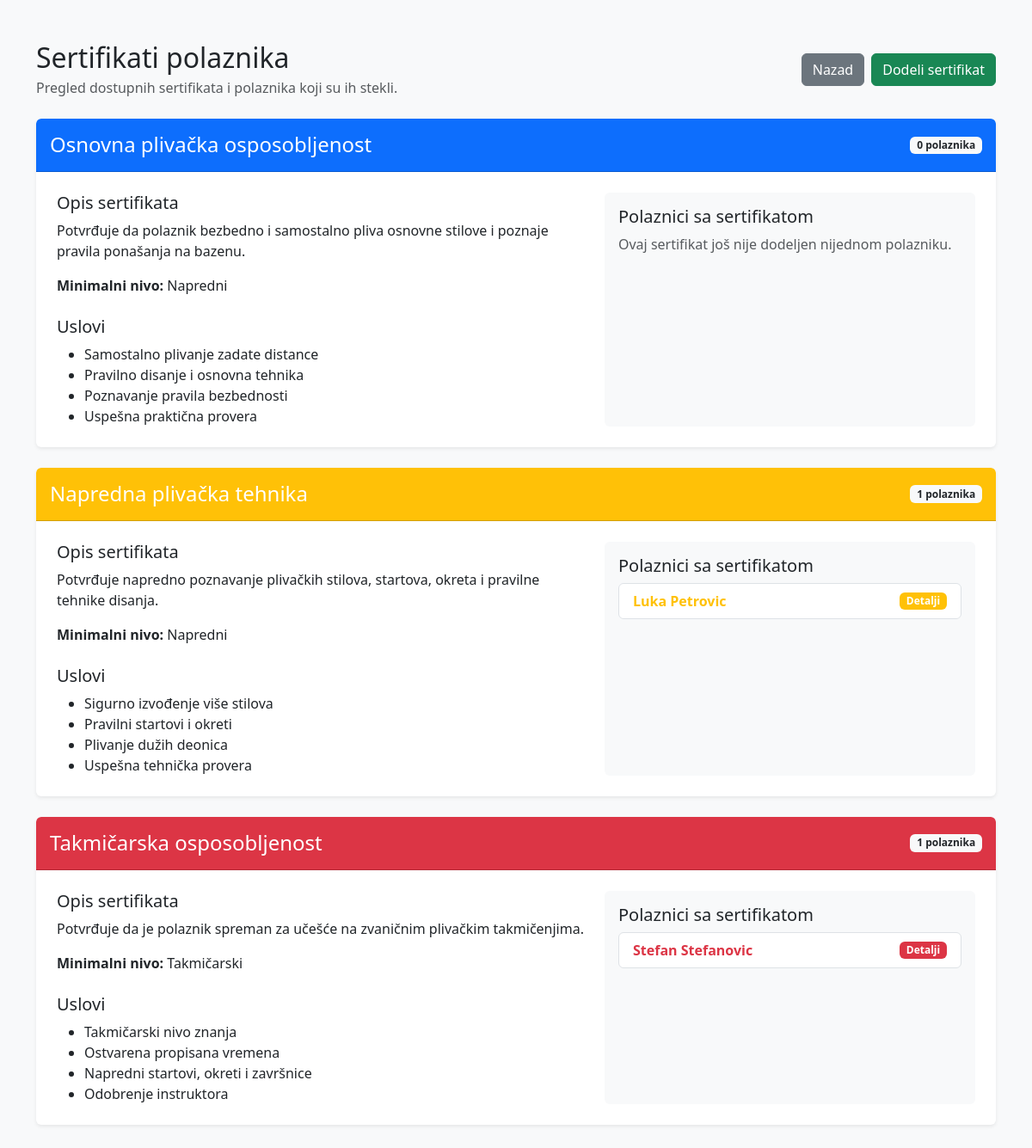
The app's page /plivanje_projekat/sertifikati.php (signed in) with its own data.
### tables this page shows
CREATE TABLE IF NOT EXISTS `sertifikati` (
  `id` int NOT NULL AUTO_INCREMENT,
  `polaznik_id` int NOT NULL,
  `naziv` varchar(100) NOT NULL,
  `datum_izdavanja` date DEFAULT NULL,
  `opis` text,
  PRIMARY KEY (`id`),
  KEY `polaznik_id` (`polaznik_id`)
);

CREATE TABLE IF NOT EXISTS `polaznici` (
  `id` int NOT NULL AUTO_INCREMENT,
  `ime` varchar(50) NOT NULL,
  `prezime` varchar(50) NOT NULL,
  `datum_rodjenja` date DEFAULT NULL,
  `telefon` varchar(30) DEFAULT NULL,
  `email` varchar(100) DEFAULT NULL,
  `nivo_id` int DEFAULT NULL,
  PRIMARY KEY (`id`),
  KEY `nivo_id` (`nivo_id`)
);

### plivanje_projekat/classes/BaseModel.php (called while the page is built, shortened)
<?php
require_once __DIR__ . '/../config/Database.php';
class BaseModel
{
    public function __construct()
    {
        $database = new Database();
        $this->connection = $database->connect();
    }
}

### plivanje_projekat/config/Database.php (called while the page is built)
<?php
class Database
{
    private string $host = 'localhost';
    private string $databaseName = 'plivanje_db';
    private string $username = 'root';
    private string $password = '';
    private ?PDO $connection = null;
    public function connect(): PDO
    {
        if ($this->connection === null) {
            try {
                $dsn = "mysql:host={$this->host};dbname={$this->databaseName};charset=utf8mb4";
                $this->connection = new PDO(
                    $dsn,
                    $this->username,
                    $this->password
                );
                $this->connection->setAttribute(
                    PDO::ATTR_ERRMODE,
                    PDO::ERRMODE_EXCEPTION
                );
                $this->connection->setAttribute(
                    PDO::ATTR_DEFAULT_FETCH_MODE,
                    PDO::FETCH_ASSOC
                );
            } catch (PDOException $exception) {
                die('Greška pri povezivanju sa bazom: ' . $exception->getMessage());
            }
        }
        return $this->connection;
    }
}

### plivanje_projekat/classes/Sertifikat.php (called while the page is built, shortened)
<?php
require_once __DIR__ . '/BaseModel.php';
class Sertifikat extends BaseModel implements CrudInterface
{
    public function read(): array
    {
        $sql = "SELECT
                    sertifikati.*,
                    polaznici.ime,
                    polaznici.prezime,
                    polaznici.nivo_id,
                    nivoi.naziv AS naziv_nivoa
                FROM sertifikati
                INNER JOIN polaznici
                    ON sertifikati.polaznik_id = polaznici.id
                LEFT JOIN nivoi
                    ON polaznici.nivo_id = nivoi.id
                ORDER BY
                    sertifikati.naziv ASC,
                    sertifikati.datum_izdavanja DESC,
                    sertifikati.id DESC";
        $stmt = $this->connection->query($sql);
        return $stmt->fetchAll();
    }
}

### plivanje_projekat/sertifikati.php (the view, shortened to what this page needs)
<?php
require_once __DIR__ . '/classes/Sertifikat.php';
$sertifikatModel = new Sertifikat();
$sertifikati = $sertifikatModel->read();
$tipoviSertifikata = [
    'Osnovna plivačka osposobljenost' => [
        'opis' =>
            'Potvrđuje da polaznik bezbedno i samostalno pliva osnovne stilove i poznaje pravila ponašanja na bazenu.',
        'minimalni_nivo' => 'Napredni',
        'boja' => 'primary',
        'uslovi' => [
            'Samostalno plivanje zadate distance',
            'Pravilno disanje i osnovna tehnika',
            'Poznavanje pravila bezbednosti',
            'Uspešna praktična provera'
        ]
    ],
    'Napredna plivačka tehnika' => [
        'opis' =>
            'Potvrđuje napredno poznavanje plivačkih stilova, startova, okreta i pravilne tehnike disanja.',
        'minimalni_nivo' => 'Napredni',
        'boja' => 'warning',
        'uslovi' => [
            'Sigurno izvođenje više stilova',
            'Pravilni startovi i okreti',
            'Plivanje dužih deonica',
            'Uspešna tehnička provera'
        ]
    ],
    'Takmičarska osposobljenost' => [
        'opis' =>
            'Potvrđuje da je polaznik spreman za učešće na zvaničnim plivačkim takmičenjima.',
        'minimalni_nivo' => 'Takmičarski',
        'boja' => 'danger',
        'uslovi' => [
            'Takmičarski nivo znanja',
            'Ostvarena propisana vremena',
            'Napredni startovi, okreti i završnice',
            'Odobrenje instruktora'
        ]
    ]
];
?>
<!DOCTYPE html>
<html lang="sr">
<head>
    <link
        href="https://cdn.jsdelivr.net/npm/bootstrap@5.3.3/dist/css/bootstrap.min.css"
        rel="stylesheet"
    >
</head>
<body class="bg-light">
<div class="container py-5">
    <div class="d-flex justify-content-between align-items-center mb-4">
        <div>
            <h1 class="h2 mb-1">
                Sertifikati polaznika
            </h1>
            <p class="text-muted mb-0">
                Pregled dostupnih sertifikata i polaznika koji su ih stekli.
            </p>
        </div>
        <div class="d-flex gap-2">
            <a
                href="dashboard.php"
                class="btn btn-secondary"
            >
                Nazad
            </a>
            <a
                href="dodaj_sertifikat.php"
                class="btn btn-success"
            >
                Dodeli sertifikat
            </a>
        </div>
    </div>
    <div class="d-flex flex-column gap-4">
        <?php foreach ($tipoviSertifikata as $naziv => $podaci): ?>
            <?php
            $polazniciSaSertifikatom = array_filter(
                $sertifikati,
                static function (array $sertifikat) use ($naziv): bool {
                    return $sertifikat['naziv'] === $naziv;
                }
            );
            ?>
            <div class="card shadow-sm certificate-card">
                <div
                    class="card-header bg-<?= htmlspecialchars(
                        $podaci['boja']
                    ) ?> certificate-header p-3"
                >
                    <div class="d-flex justify-content-between align-items-center">
                        <h2 class="h4 mb-0">
                            <?= htmlspecialchars($naziv) ?>
                        </h2>
                        <span class="badge bg-light text-dark">
                            <?= count($polazniciSaSertifikatom) ?>
                            polaznika
                        </span>
                    </div>
                </div>
                <div class="card-body p-4">
                    <div class="row g-4">
                        <div class="col-lg-7">
                            <h3 class="h5">
                                Opis sertifikata
                            </h3>
                            <p>
                                <?= htmlspecialchars($podaci['opis']) ?>
                            </p>
                            <p>
                                <strong>Minimalni nivo:</strong>
                                <?= htmlspecialchars(
                                    $podaci['minimalni_nivo']
                                ) ?>
                            </p>
                            <h3 class="h5 mt-4">
                                Uslovi
                            </h3>
                            <ul class="mb-0">
                                <?php foreach ($podaci['uslovi'] as $uslov): ?>
                                    <li>
                                        <?= htmlspecialchars($uslov) ?>
                                    </li>
                                <?php endforeach; ?>
                            </ul>
                        </div>
                        <div class="col-lg-5">
                            <div class="bg-light rounded p-3 h-100">
                                <h3 class="h5">
                                    Polaznici sa sertifikatom
                                </h3>
                                <?php if (empty($polazniciSaSertifikatom)): ?>
                                    <p class="text-muted mb-0">
                                        Ovaj sertifikat još nije dodeljen nijednom polazniku.
                                    </p>
                                <?php else: ?>
                                    <ul class="list-group">
                                        <?php foreach (
                                            $polazniciSaSertifikatom as $sertifikat
                                        ): ?>
                                            <li
                                                class="list-group-item d-flex justify-content-between align-items-center"
                                            >
                                                <a
                                                    href="sertifikati.php?id=<?= (int) $sertifikat['id'] ?>#detalji-sertifikata"
                                                    class="holder-link text-<?= htmlspecialchars(
                                                        $podaci['boja']
                                                    ) ?>"
                                                >
                                                    <?= htmlspecialchars(
                                                        $sertifikat['ime']
                                                        . ' '
                                                        . $sertifikat['prezime']
                                                    ) ?>
                                                </a>
                                                <span
                                                    class="badge bg-<?= htmlspecialchars(
                                                        $podaci['boja']
                                                    ) ?>"
                                                >
                                                    Detalji
                                                </span>
                                            </li>
                                        <?php endforeach; ?>
                                    </ul>
                                <?php endif; ?>
                            </div>
                        </div>
                    </div>
                </div>
            </div>
        <?php endforeach; ?>
    </div>
</div>
</body>
</html>

### plivanje_projekat/sertifikati.php (style rules this page uses)
.certificate-card { border: 0; overflow: hidden; }
.certificate-header { color: white; }
.holder-link { font-weight: 700; text-decoration: none; }

### records on screen
sertifikati: polaznici.ime+prezime "Luka Petrovic"
sertifikati: polaznici.ime+prezime "Stefan Stefanovic"

### other values on screen
$naziv "Osnovna plivačka osposobljenost"
count($polazniciSaSertifikatom) "0"
$podaci['opis'] "Potvrđuje da polaznik bezbedno i samostalno pliva osnovne stilove i poznaje pravila ponašanja na bazenu."
$podaci['minimalni_nivo'] "Napredni"
$uslov "Samostalno plivanje zadate distance"
$uslov "Pravilno disanje i osnovna tehnika"
$uslov "Poznavanje pravila bezbednosti"
$uslov "Uspešna praktična provera"
$naziv "Napredna plivačka tehnika"
count($polazniciSaSertifikatom) "1"
$podaci['opis'] "Potvrđuje napredno poznavanje plivačkih stilova, startova, okreta i pravilne tehnike disanja."
$uslov "Sigurno izvođenje više stilova"
$uslov "Pravilni startovi i okreti"
$uslov "Plivanje dužih deonica"
$uslov "Uspešna tehnička provera"
